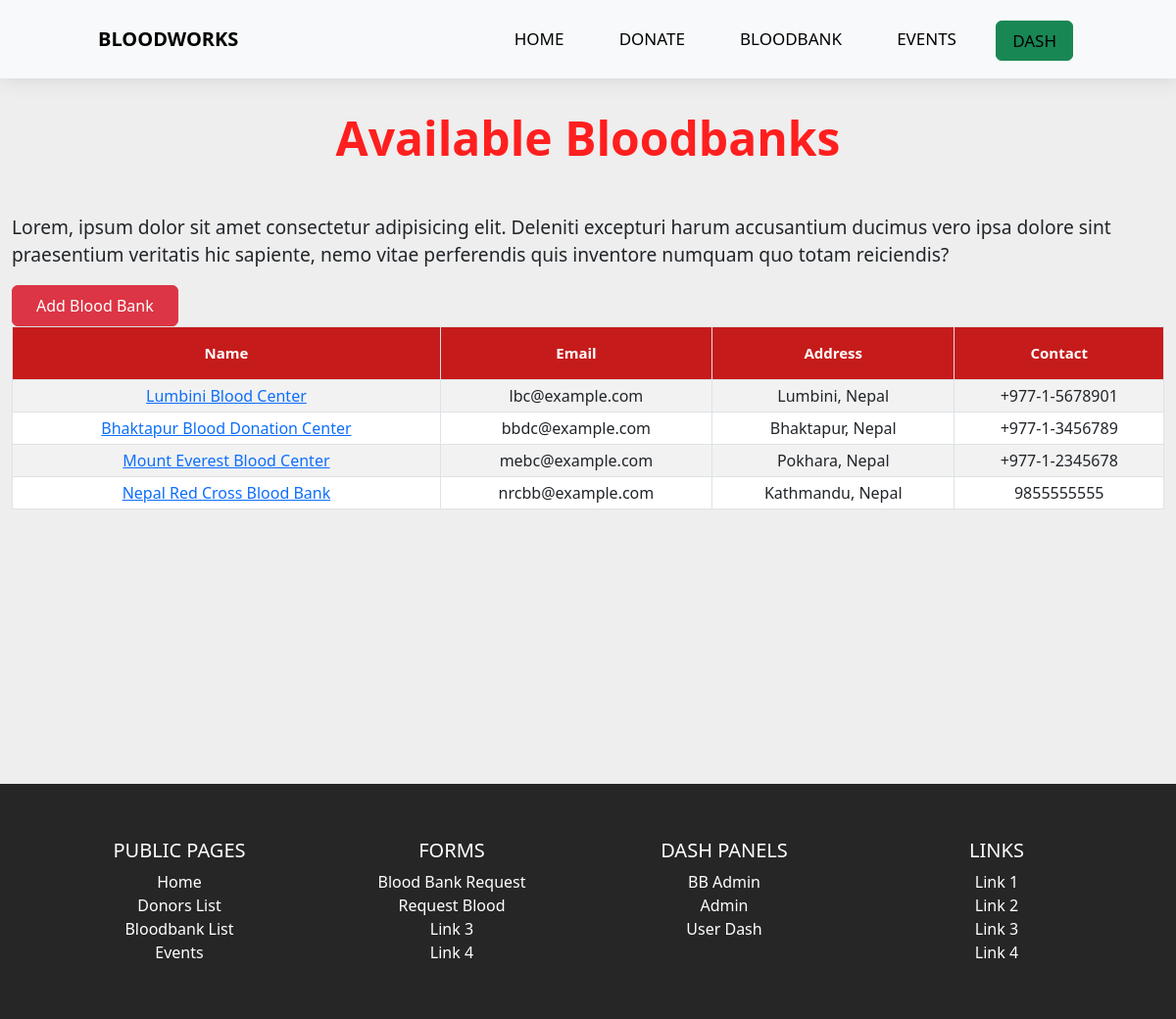
The app's page /bloodbanks (signed in) with its own data.
### tables this page shows
CREATE TABLE `blood_banks` (
  `bb_id` int(11) NOT NULL,
  `bb_name` varchar(50) NOT NULL,
  `bb_email` varchar(50) DEFAULT NULL,
  `bb_username` varchar(50) NOT NULL,
  `bb_password` varchar(100) NOT NULL,
  `bb_phoneno` varchar(20) DEFAULT NULL,
  `bb_address` varchar(255) DEFAULT NULL,
  `bb_status` varchar(50) DEFAULT NULL,
  `bb_description` varchar(255) DEFAULT NULL
);

### controllers/BloodBanks.php (called while the page is built, shortened)
<?php
class BloodBanks
{
    public function index($a = "", $b = "", $c = "")
    {
        $bloodbanklist = $this->bloodbanklist();
        $data = [
            "bloodbanklist" => $bloodbanklist,
        ];
        $this->view('blood-banks', $data);
    }
    private function bloodbanklist()
    {
        $bloodbanklist = new Model;
        $bloodbanklist->table = "blood_banks";
        $bloodbanklist->order_column = "bb_id";
        $data = [
            "bb_status" => "verified"
        ];
        $bloodbanklist = $bloodbanklist->where($data);
        return $bloodbanklist;
    }
}

### includes/app.php (called while the page is built, shortened)
<?php
class App
{
    private $method = "index";
    public function splitURL()
    {
        $URL = $_GET['url'] ?? 'home';
        $URL = explode("/", trim($URL, "/"));
        return $URL;
    }
    public function loadController()
    {
        $URL = $this->splitURL();
        if($URL[0] == "dash"){
            if ($URL[0] == "dash" && !isset($URL[1])) {
                $filename = "controllers/Dash"  . ".php";
            } elseif ($URL[0] == "dash" && isset($URL[1])) {
                $filename = "controllers/" . $URL[0] . $URL[1] . ".php";
            }
        }
        elseif ($URL[0] == "admin"  ) {
            if ($URL[0] == "admin" && !isset($URL[1])) {
                $filename = "controllers/Admin"  . ".php";
            } elseif ($URL[0] == "admin" && isset($URL[1])) {
                $filename = "controllers/" . $URL[0] . $URL[1] . ".php";
            }
        }
        elseif ($URL[0] == "bbadmin"  ) {
            if ($URL[0] == "bbadmin" && !isset($URL[1])) {
                $filename = "controllers/bbadmin"  . ".php";
            } elseif ($URL[0] == "bbadmin" && isset($URL[1])) {
                $filename = "controllers/" . $URL[0] . $URL[1] . ".php";
            }
        }
        else{
            $filename = "controllers/" .$URL[0] . ".php";
        }
        if (file_exists($filename)) {
            unset($URL[0]);
        } else {
            $filename = "controllers/_404.php";
            require $filename;
            $this->controller = "_404";
        }
        $controller = new $this->controller;
        $URL = $URL ? array_values($URL) : [];
        call_user_func_array([$controller, $this->method], $URL);
    }
}

### index.php (called while the page is built, shortened)
<?php
$app = new App;
$app->loadController();
?>

### includes/database.php (called while the page is built, shortened)
<?php
trait Database
{
    public function connect()
    {
        $string = "mysql:hostname=" . DBHOST . ";dbname=" . DBNAME;
        $con = new PDO($string, DBUSER, DBPASS);
        return $con;
    }
    public function query($query, $data = [])
    {
        $con = $this->connect();
        $stm = $con->prepare($query);
        $check = $stm->execute($data);
        if ($check) {
            $result = $stm->fetchAll(PDO::FETCH_OBJ);
            if (is_array($result) && count($result)) {
                return $result;
            }
        }
        return false;
    }
}

### includes/models.php (called while the page is built, shortened)
<?php
class Model
{
    public $table = "users";
    protected $limit = '100';
    protected $offset = 0;
    protected $order_type = "desc";
    public $order_column = "id";
    public function where($data, $data_not = [])
    {
        $keys = array_keys($data);
        $query = "select * from $this->table where ";
        foreach ($keys as $key) {
            $query .= $key . " = :" . $key . " && ";
        }
        $query = trim($query, " && ");
        $query .= " order by $this->order_column $this->order_type limit $this->limit offset $this->offset";
        $data = array_merge($data, $data_not);
        return $this->query($query, $data);
    }
}

### views/blood-banks.views.php (the view)
<?php require "header.php";
?>
<main class="container-xxl top-gap">
    <div class="table-section">
        <h2 class="table-sec-title fw-bold display-5">Available Bloodbanks</h2>
        <p>Lorem, ipsum dolor sit amet consectetur adipisicing elit. Deleniti excepturi harum accusantium ducimus vero ipsa dolore sint praesentium veritatis hic sapiente, nemo vitae perferendis quis inventore numquam quo totam reiciendis?</p>
        <a class="btn btn-danger rounded float-right d-inline-block" href="<?= HOSTNAME ?>addbloodbank">Add Blood Bank</a>
        <div style="overflow-x:auto;">
            <table id="datatable" class="table table-hover table-striped table-bordered table-sm" cellspacing="0" width="100%">
                <thead>
                    <tr>
                        <th class="th-sm">Name
                        </th>
                        <th class="th-sm">Email
                        </th>
                        <th class="th-sm">Address
                        </th>
                        <th class="th-sm">Contact
                        </th>
                    </tr>
                </thead>
                <tbody>
                    <?php if (empty($bloodbanklist)) {
                        echo "No donor available";
                    } else {
                        foreach ($bloodbanklist as $bloodbank) { ?>
                            <tr>
                                <td><a href="<?= ROOT ?>/bloodbank/<?= $bloodbank->bb_id; ?>"><?= $bloodbank->bb_name; ?></a></td>
                                <td><?= $bloodbank->bb_email; ?></td>
                                <td><?= $bloodbank->bb_address; ?></td>
                                <td><?= $bloodbank->bb_phoneno; ?></td>
                            </tr>
                    <?php
                        }
                    }
                    ?>
                </tbody>
            </table>
        </div>
    </div>
</main>
<?php require "footer.php"; ?>

### assets/css/style.css (style rules this page uses)
* { margin: 0; padding: 0; box-sizing: border-box; }
body { background: #eeeeee; }
main { min-height: 100vh; }
.btn { padding: 0.5em 1.5em; border-radius: 2em; }
.table-section { position: relative; }
.table-sec-title { margin: 2rem 0 3rem 0; color: #ff1f1f; text-align: center; }
td, th { padding: 20px; height: 30px; justify-content: center; align-content: center; text-align: center; }
#datatable th { background-color: rgb(198, 27, 27); font-weight: bold; color: white; font-size: 15px; padding: 15px; text-align: center; }
.top-gap { padding-top: 80px; }
@media screen and (min-width: 769px) { p { font-size: 1.2em; } }

### records on screen
blood_banks: bb_name "Lumbini Blood Center", bb_email "lbc@example.com", bb_address "Lumbini, Nepal", bb_phoneno "+977-1-5678901"
blood_banks: bb_name "Bhaktapur Blood Donation Center", bb_email "bbdc@example.com", bb_address "Bhaktapur, Nepal", bb_phoneno "+977-1-3456789"
blood_banks: bb_name "Mount Everest Blood Center", bb_email "mebc@example.com", bb_address "Pokhara, Nepal", bb_phoneno "+977-1-2345678"
blood_banks: bb_name "Nepal Red Cross Blood Bank", bb_email "nrcbb@example.com", bb_address "Kathmandu, Nepal", bb_phoneno "9855555555"
